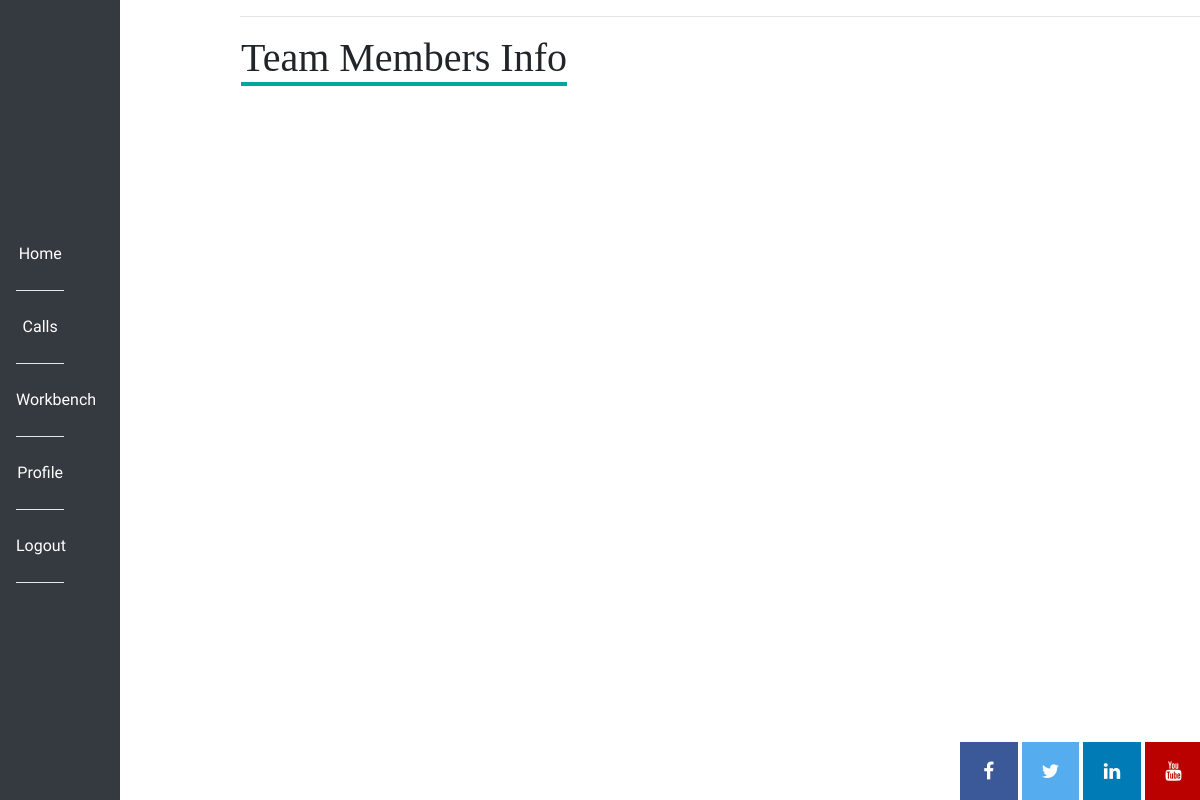
Before: /team_members/jack (signed in) with the older database file.
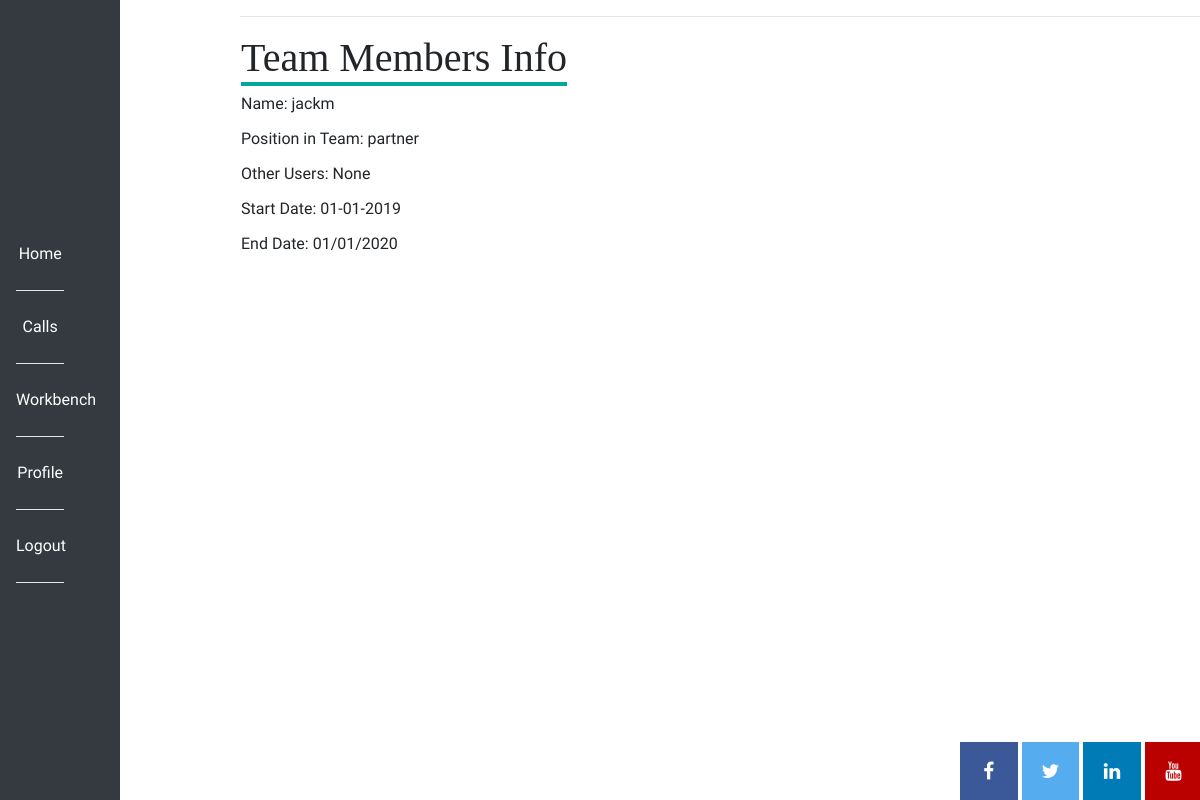
After: the same page with the newer database file.
### app/models.py (models this page shows)
class TeamMembers(db.Model):
    user_id = db.Column(db.Integer, db.ForeignKey("user.id"))
    id = db.Column(db.Integer, primary_key=True)
    name = db.Column(db.String(40))
    position_in_team = db.Column(db.String(120))
    other_users = db.Column(db.String(120))
    start_date = db.Column(db.String(12))
    end_date = db.Column(db.String(12))

### app/routes.py (the view)
@app.route("/team_members/<username>")
@login_required
def team_members(username):
    if not current_user.access == 1:
        flash("Researcher area only")
        return redirect(url_for("index"))
    user = User.query.filter_by(username=username).first()
    team_members = user.team_members
    return render_template("team_members.html", team_members=team_members, svg=svg)

### app/models.py (called while the page is built)
@login.user_loader
def load_user(id):
    return User.query.get(int(id))

    def is_admin(self):
        return self.access == 2

### app/routes.py (called while the page is built)
@app.before_request
def before_request():
    if current_user.is_authenticated:
        current_user.last_seen = datetime.utcnow().strftime("%B %d %Y")
        db.session.commit()

### app/templates/team_members.html
{% extends "base.html" %}
{%  block content %}
<main>
<table>
    <tr valign=""top>
        <td>
            <h1>Team Members Info</h1>
            {% for team in team_members %}
                <p>Name: {{ team.name }}</p>
                <p>Position in Team: {{ team.position_in_team }}</p>
                <p>Other Users: {{ team.other_users }}</p>
                <p>Start Date: {{ team.start_date }}</p>
                <p>End Date: {{ team.end_date }}</p>
            {% endfor %}
        </td>
    </tr>
</table>
</main>
{% endblock %}

### app/templates/base.html (shortened to what this page needs)
<html>
    <head>
      <link rel="stylesheet" href="https://cdnjs.cloudflare.com/ajax/libs/font-awesome/4.7.0/css/font-awesome.min.css">
      <link rel="stylesheet" href="https://maxcdn.bootstrapcdn.com/bootstrap/4.3.1/css/bootstrap.min.css">
        <link rel="stylesheet" href="{{  url_for('static', filename='css/style.css') }}">
    </head>
    <body>
        <div class="nav">
        <nav class="navbar">
            <ul class="navbar-nav">
                <li class="nav-item"><a class="nav-link" href="{{ url_for('index') }}">Home</a></li>
                <li class="nav-item"><a class="nav-link" href="{{ url_for('calls') }}">Calls</a></li>
                {% if current_user.is_anonymous %}
                <li class="nav-item"><a class="nav-link" href="{{ url_for('login') }}">Login</a></li>
                {% else %}
                    {% if current_user.is_admin() %}
                        <li class="nav-item"><a class="nav-link" href="{{ url_for('admin') }}">Admin</a></li>
                    {% elif current_user.access == 4 %}
                        <li class="nav-item"><a class="nav-link" href="{{ url_for('reviewer') }}">Reviewer</a></li>
                    {% elif current_user.access == 1 %}
                        <li class="nav-item"><a class="nav-link" href="{{ url_for('workbench') }}">Workbench</a></li>
                    {% elif current_user.access == 3 %}
                        <li class="nav-item"><a class="nav-link" href="{{ url_for('host_institution') }}">Host Institution</a></li>
                    {% endif %}
                    <li class="nav-item"><a class="nav-link" href="{{  url_for('profile', user_id=current_user.id) }}">Profile</a></li>
                    <li class="nav-item"><a class="nav-link" href="{{ url_for('logout') }}">Logout</a></li>
                {% endif %}
            </ul>
        </nav>
        </div>
        <div class="flash">
            <hr>
            </div>
            {% block content %}{% endblock %}
            <div class="social">
                    <a href="https://www.facebook.com/ScienceFoundationIreland/" target="_blank" class="fa fa-facebook"></a>
                    <a href="https://twitter.com/scienceirel" target="_blank" class="fa fa-twitter"></a>
                    <a href="https://www.linkedin.com/company/science-foundation-ireland" target="_blank" class="fa fa-linkedin"></a>
                    <a href="https://www.youtube.com/ScienceFoundationIreland" target="_blank" class="fa fa-youtube"></a>
            </div>
    </body>
</html>

### app/static/css/style.css (style rules this page uses)
.nav { background-color:#343A40; float:left; width:10%; height:100%; position: fixed; top:0; }
nav { width:100%; float:left; }
.nav-item { text-align:center; border-bottom:.1em #e5e5e5 solid; padding: 1em 0em; color:white; }
.nav-link { font-size:1em; color:white; }
ul { width: 55%; float: left; }
main { display:block; margin-left:20%; }
h1, h2, h3, h4, h5, h6 { font-family:Georgia, Times, serif; }
h1 { border-bottom: .1em solid #00A79A; }
p, div, a { font-family: 'Nobile', Helvetica, Arial, sans-serif; }
.nav-link, .nav-link:hover, .nav-link:active, .nav-link:visited { color:white; text-decoration: none; }
.social { float:right; margin-left:80%; position: fixed; bottom: 0; width: 50%; }
.fa { padding:1em; font-size: 1.2em; height:3em; width: 3em; text-align: center; text-decoration: none; }
.fa-facebook { background: #3B5998; color: white; }
.fa-twitter { background: #55ACEE; color: white; }
.fa-linkedin { background: #007bb5; color: white; }
.fa-youtube { background: #bb0000; background: #bb0000; color: white; }
a,a:hover, a:focus, a:active { text-decoration: none; }
.flash { padding-left:20%; width:100%; }

Changed rows visible on the page:
added TeamMembers: name "jackm", position_in_team "partner", other_users "None", start_date "01-01-2019", end_date "01/01/2020"
